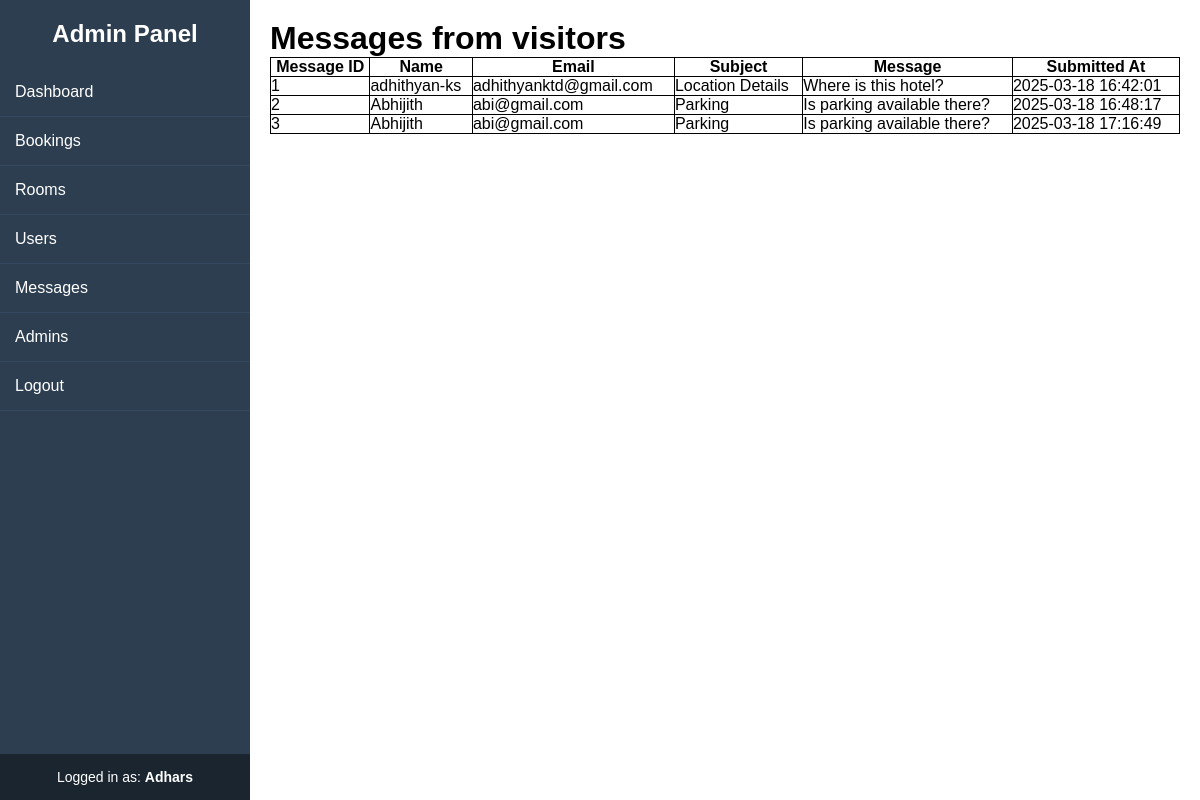
The app's page /admin/messages.php (signed in) with its own data.
### tables this page shows
CREATE TABLE `messages` (
  `message_id` int(11) NOT NULL,
  `name` varchar(100) NOT NULL,
  `email` varchar(100) NOT NULL,
  `subject` varchar(255) NOT NULL,
  `message` text NOT NULL,
  `submitted_at` timestamp NOT NULL DEFAULT current_timestamp()
);

### admin/messages.php (the view, shortened to what this page needs)
<?php include '../includes/config.php'; ?>
<!DOCTYPE html>
<html lang="en">
<head>
    <link rel="stylesheet" href="../css/sidebar.css">
</head>
<body>
    <?php include 'inc/sidebar.php'; ?>
    <div class="content">
        <h1>Messages from visitors</h1>
        <?php
        $query = "SELECT * FROM messages";
        $result = $conn->query($query);
        echo "<table><tr><th>Message ID</th><th>Name</th><th>Email</th><th>Subject</th><th>Message</th><th>Submitted At</th></tr>";
        while ($row = mysqli_fetch_assoc($result)) {
            echo "<tr><td>" . $row['message_id'] . "</td>";
            echo "<td>" . $row['name'] . "</td>";
            echo "<td>" . $row['email'] . "</td>";
            echo "<td>" . $row['subject'] . "</td>";
            echo "<td>" . $row['message'] . "</td>";
            echo "<td>" . $row['submitted_at'] . "</td></tr>";
        }
        echo "</table>";
        ?>
    </div>
</body>
</html>

### css/sidebar.css (style rules this page uses)
* { margin: 0; padding: 0; box-sizing: border-box; font-family: Arial, sans-serif; }
body { display: flex; }
.content { margin-left: 250px; padding: 20px; width: 100%; }

### admin/messages.php (style rules this page uses)
table { width: 100%; border-collapse: collapse; }
table, th, td { border: 1px solid black; }

### records on screen
messages: message_id "1", name "adhithyan-ks", email "adhithyanktd@gmail.com", subject "Location Details", message "Where is this hotel?", submitted_at "2025-03-18 16:42:01"
messages: message_id "2", name "Abhijith", email "abi@gmail.com", subject "Parking", message "Is parking available there?", submitted_at "2025-03-18 16:48:17"
messages: message_id "3", name "Abhijith", email "abi@gmail.com", subject "Parking", message "Is parking available there?", submitted_at "2025-03-18 17:16:49"

### other values on screen
$_SESSION['admin_name'] "Adhars"
